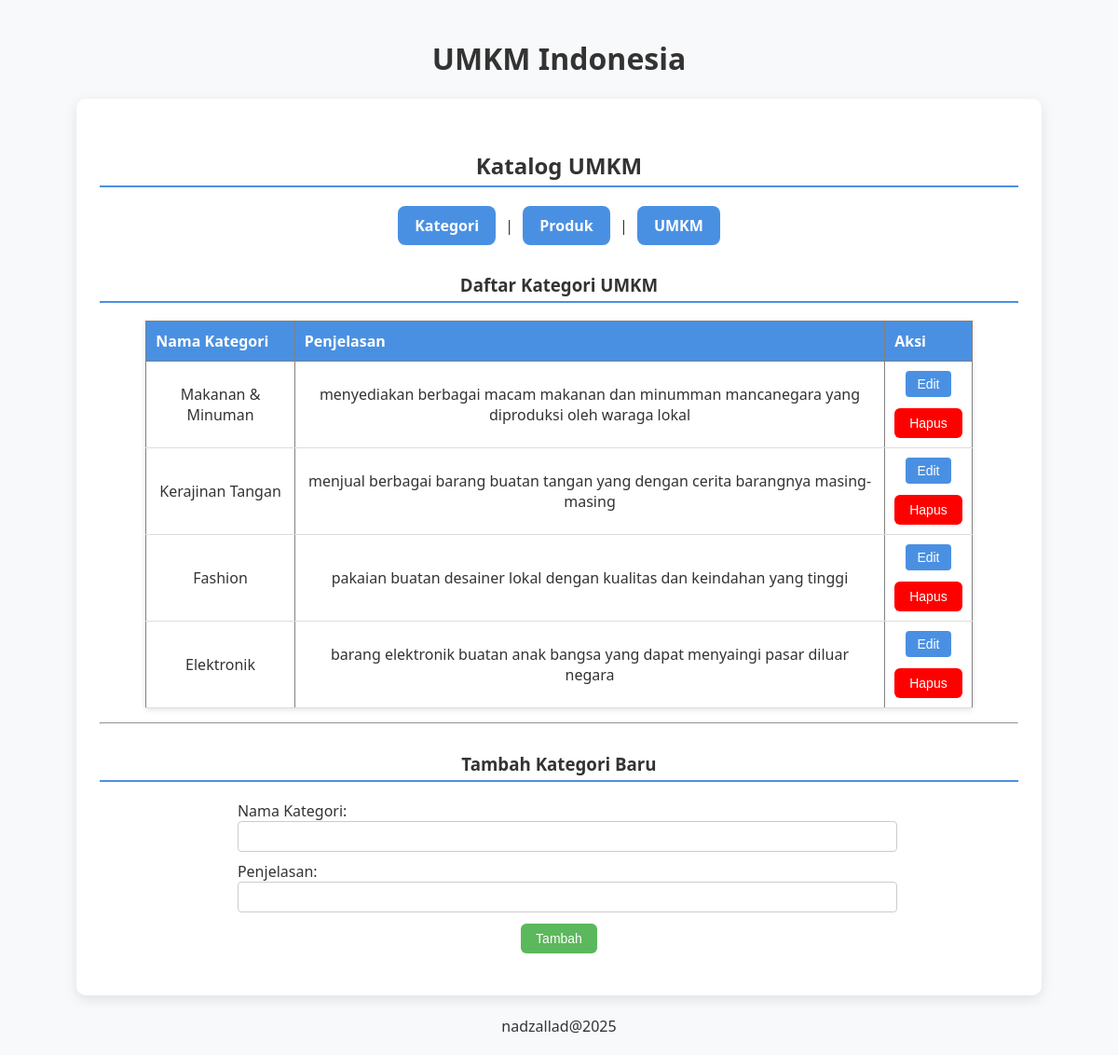
The app's page /?page=kategori with its own data.
### tables this page shows
CREATE TABLE kategori (
    id_kategori INT AUTO_INCREMENT PRIMARY KEY,
    nama_kategori VARCHAR(200) NOT NULL,
    penjelasan VARCHAR(200) NOT NULL
);

### config/db.php (called while the page is built, shortened)
<?php
class Database {
    private $host = "localhost";
    private $username = "root";
    private $password = "";
    private $dbname = "db_umkm";
    public function __construct() {
        try {
            $this->conn = new PDO("mysql:host=$this->host;dbname=$this->dbname", $this->username, $this->password);
        } catch (PDOException $e) {
            echo "Connection failed: " . $e->getMessage();
        }
    }
}
?>

### class/kategori.php (called while the page is built, shortened)
<?php
require_once 'config/db.php';
class Kategori {
    private $db;
    public function __construct() {
        $this->db = (new Database())->conn;
    }
    public function getAllKategori() {
        $query = "SELECT * FROM kategori";
        $stmt = $this->db->prepare($query);
        $stmt->execute();
        return $stmt->fetchAll(PDO::FETCH_ASSOC);
    }
}
?>

### view/kategori_list.php (the view, shortened to what this page needs)
<?php
$kategori_list = $kategori->getAllKategori();
?>
<h3>Daftar Kategori UMKM</h3>
<?php if (!empty($kategori_list)): ?>
<table border="1" cellpadding="8" cellspacing="0">
    <tr>
        <th>Nama Kategori</th>
        <th>Penjelasan</th>
        <th>Aksi</th>
    </tr>
    <?php foreach ($kategori_list as $k): ?>
    <tr>
        <td><?= htmlspecialchars($k['nama_kategori']) ?></td>
        <td><?= htmlspecialchars($k['penjelasan']) ?></td>
        <td>
            <button onclick="document.getElementById('edit-kategori-<?= $k['id_kategori'] ?>').style.display='block'">Edit</button>
            <form method="POST" style="display:inline;">
                <button type="submit" onclick="return confirm('Yakin ingin menghapus kategori ini?')" style="color:whit; background: red;">Hapus</button>
            </form>
        </td>
    </tr>
    <?php endforeach; ?>
</table>
<?php else: ?>
<p><i>Belum ada kategori.</i></p>
<?php endif; ?>
<hr>
<h3>Tambah Kategori Baru</h3>
<form method="POST">
    <div>
        <label>Nama Kategori:</label><br>
        <input type="text" name="nama_kategori" required>
    </div>
    <div>
        <label>Penjelasan:</label><br>
        <input type="text" name="penjelasan" required>
    </div>
    <button type="submit">Tambah</button>
</form>

### style.css (style rules this page uses)
body { font-family: 'Segoe UI', Tahoma, Geneva, Verdana, sans-serif; background-color: #f8f9fa; margin: 0; padding: 20px; color: #333; text-align: center; }
h3, h2 { color: #333; margin-top: 30px; border-bottom: 2px solid #4a90e2; padding-bottom: 5px; text-align: center; }
table { width: 90%; margin: 15px auto; border-collapse: collapse; background-color: #fff; box-shadow: 0 2px 6px rgba(0,0,0,0.1); }
th { background-color: #4a90e2; color: white; padding: 10px; text-align: left; }
td { padding: 10px; border-bottom: 1px solid #ddd; }
form { width: 70%; margin: 20px auto; text-align: left; }
form div { margin-bottom: 10px; }
input[type="text"], input[type="number"], select { width: 100%; padding: 8px; border: 1px solid #ccc; border-radius: 4px; }
form button[type="submit"] { background-color: #5cb85c; display: block; margin: 12px auto 0 auto; padding: 8px 16px; border-radius: 6px; color: white; cursor: pointer; }
button { background-color: #4a90e2; color: white; border: none; padding: 6px 12px; border-radius: 4px; cursor: pointer; font-size: 14px; }

### records on screen
kategori: nama_kategori "Makanan & Minuman", penjelasan "menyediakan berbagai macam makanan dan minumman mancanegara yang diproduksi oleh waraga lokal"
kategori: nama_kategori "Kerajinan Tangan", penjelasan "menjual berbagai barang buatan tangan yang dengan cerita barangnya masing- masing"
kategori: nama_kategori "Fashion", penjelasan "pakaian buatan desainer lokal dengan kualitas dan keindahan yang tinggi"
kategori: nama_kategori "Elektronik", penjelasan "barang elektronik buatan anak bangsa yang dapat menyaingi pasar diluar negara"
